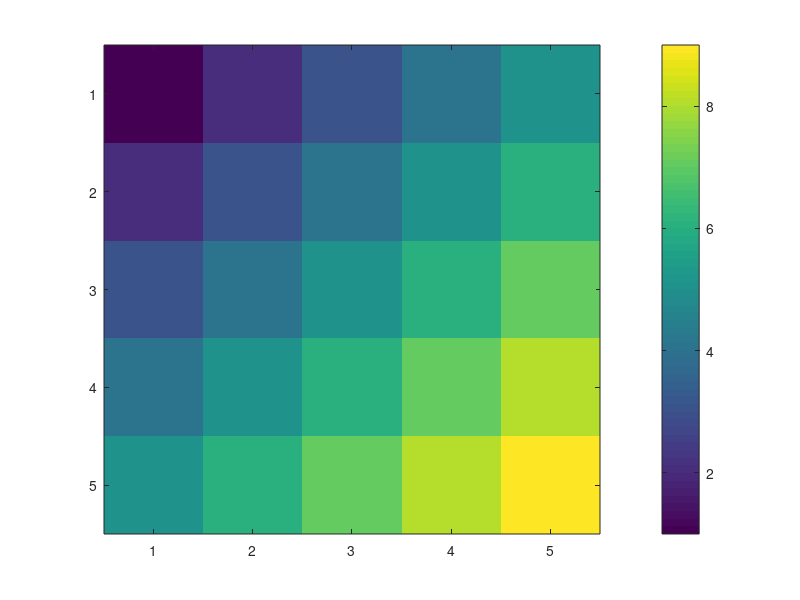

MATLAB code to generate this figure:
%% Vectors, Matrices, and Arrays: Basic Operations
%% Visualization
% Assume we have
SampleArray = [1:5;2:6;3:7;4:8;5:9];
%%
% We can plot this data array by calling the function *|imagesc|*
imagesc(SampleArray)
%%
% Use the *|colorbar|* command to see what the colorcode refers to:
colorbar;
%% Basic Calculation
% Simple math between two arrays with same size is straightforward. For
% example,
A = [1 2 3; 4 5 6];
B = [1 4 9; 16 25 36];
%%
% Try
A + B
%%
% and
A - B
%% Dot-Operators
% MATLAB uses the dot-operator (*|.|*) construction to distinguish between
% scalar-vectorized operations and matrix operations. Dot-operators are 
% meant to repeat operations on the members of the array. For example,
%%
A .* A
%%
% returns an array composed by square of each element in *|A|*.
% 
% _(Note: This differs from *|A*A|*, which would fail in this case, since the
% matrix multiplication is only mathematically defined for arrays with the 
% same number of rows and columns.)_
%
% Another example of dot-operator is the power (*|^|*) function:
B.^0.5
%%
% which applies the "raise to the 0.5 power" operation to each member of 
% the array B.
%
% The division between two arrays is also a dot-operator:
A ./ B
%%
% which allows us to divide elements in A by the corresponding elements in
% B.
%% Vectorized Functions
% MATLAB is a vectorized language. That means it operates automatically
% over each member of an array without the need for an explicit loop 
% (which would be necessary in C or FORTRAN). In fact, it is not only more 
% compact, but more efficient and faster to avoid loops if possible.
%
% Most (if not all) MATLAB functions are vectorized. For example:
B = [1 4 9; 16 25 36];
sqrt(B)
%%
% This uses the square root operator over each element of the array.
% Similarly, try:
log(B)
%%
sin(B)
%% Exercise
% Consider the three arrays:
SampleA = [1:3;4:6;7:9];
SampleB = [ones(1,3);zeros(1,3)];
SampleC = [1:2:5;2:2:6];
%%
% For the following sets of two commands, point out which sets have
% identical commands, and explain why the commands in other sets are
% different:
%
% 1)
SampleA*SampleA;
SampleA.*SampleA;
%%
% 2)
size(SampleB)./size(SampleC);
size(SampleB./SampleC);
%%
% 3)
SampleC.*SampleC;
SampleC.^2;
